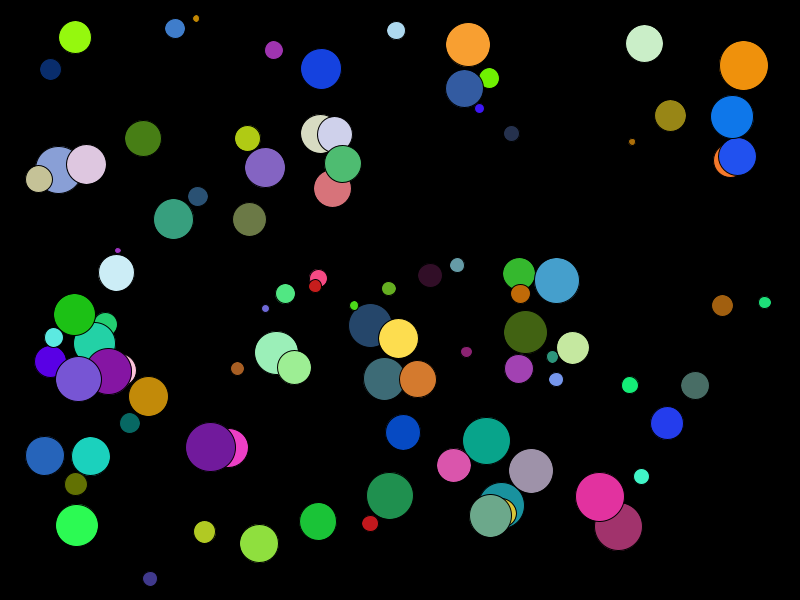
Frame 1 (no input)
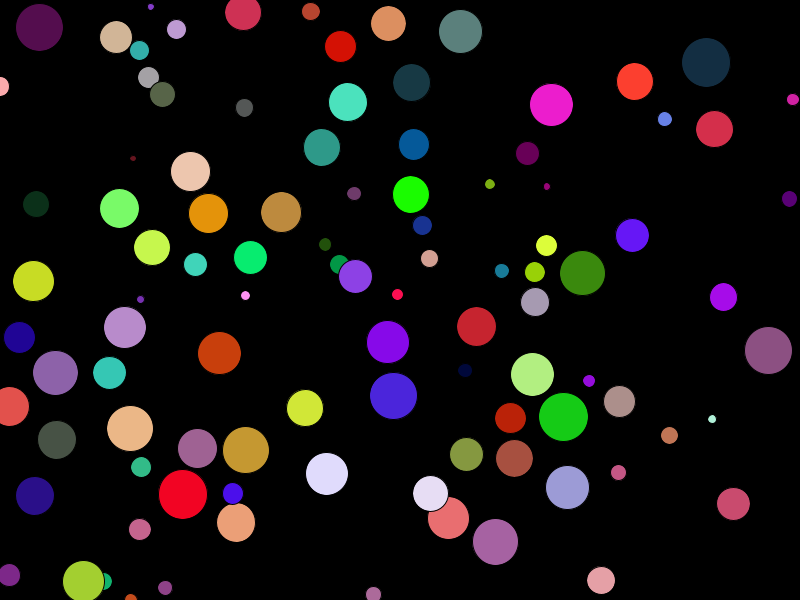
Frame 60 (the mouse pressed at the canvas centre just before this capture)
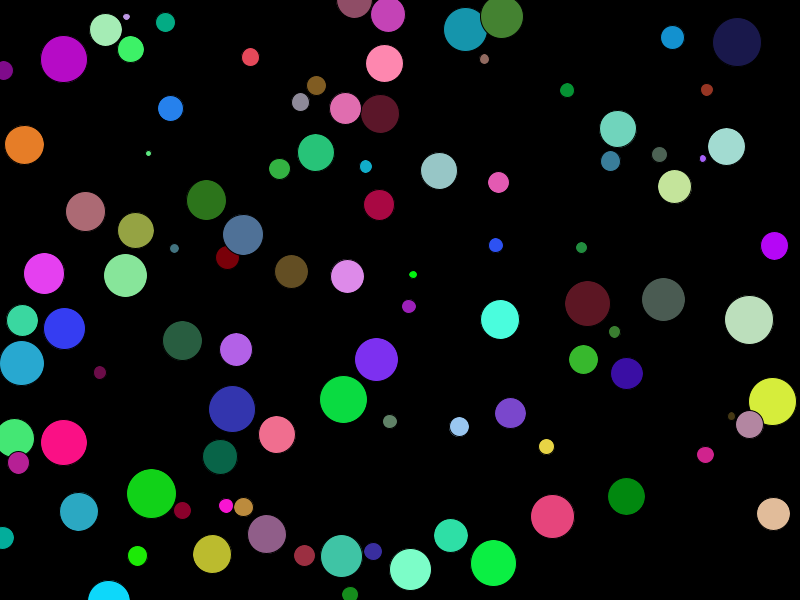
Frame 120 (the mouse held since frame 60 and released just before this capture)

The Processing sketch that drew these frames (run headless with seeded random() and noise(); from frame 60 on, the mouse is pressed at the canvas centre):

// Processing sketch: class_colliding_ball_with_array
// ── class_colliding_ball_with_array.pde
Bouncer[] bouncers = new Bouncer[100];
void setup() {
  size(800, 600);
  for (int i = 0; i < bouncers.length; i++) {
    bouncers[i] = new Bouncer(random(5, 50), random(.5, 10));
  }
}

void draw() {
  background(0);
  for (int i = 0; i < bouncers.length; i++) {
    bouncers[i].display();
    bouncers[i].move();
    bouncers[i].wallBounce();
    for (int j = 0; j < bouncers.length; j++) {
      if (i!=j) {
        bouncers[i].collideWith(bouncers[j]);
      }
    }
  }
}

class Bouncer {
  PVector loc, vel;
  float sz;
  float speed;

  Bouncer(float tempsz, float tempspeed) {
    sz = tempsz;
    loc = new PVector(random(sz, width-sz), random(sz, height-sz));
    vel = PVector.random2D();
    speed = tempspeed;
    vel.mult(speed);
  }

  void display() {
    fill(random(255),random(255),random(255));
    ellipse(loc.x, loc.y, sz, sz);
  }

  void move() {
    loc.add(vel);
  }

  void wallBounce() {
    if (loc.x + sz/2 > width || loc.x - sz/2 < 0) {
      vel.x *= -1;
    } 
    if (loc.y + sz/2 > height || loc.y - sz/2 < 0) {
      vel.y *= -1;
    }
  }

  void collideWith(Bouncer someOtherBall) {
    //to make the balls bounce off each other, check the distance between their centers
    //if the distance is less than the sum of their radii, they're touching and should bounce
    if (loc.dist(someOtherBall.loc) < sz/2 + someOtherBall.sz/2) {
      vel = PVector.sub(loc, someOtherBall.loc);
      vel.normalize();
      vel.setMag(speed);
    }
  }
}
